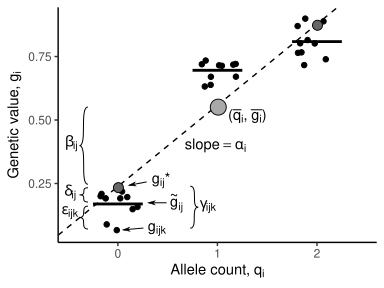

The R source for this figure:
rm(list = ls())

library(tidyverse)

gmeans <- c(0.2, 0.7, 0.8)
n <- 10
q <- rep(0:2, each = n)
g <- reduce(map(gmeans, ~ rnorm(10, .x, 0.05)), c)
df <- tibble(q = q, g = g, q2 = q + 1)
df_means <- df %>% group_by(q) %>% summarize(g = mean(g))
df_means <- df_means %>% mutate(q2 = q + 1)
df_means <- df_means %>% mutate(xmin = q2 - 0.25, xmax = q2 + 0.25)
df_mean2 <- tibble(q = mean(q), g = mean(g), q2 = q + 1)

mod <- lm(g ~ q2, data = df)
intpt <- mod$coefficients[1]
alpha <- mod$coefficients[2]

df_means$pred <- intpt + alpha * (0:2 + 1)

labels <- c(
  "bar(q)[i]", "bar(g)[i]", "g[ij]^'*'", "tilde(g)[ij]", "g[ijk]", "alpha",
  "beta[ij]", "delta[ij]", "epsilon[ijk]"
)
label <- "a[i]"

p <- ggplot(df, aes(x = factor(q), y = g)) +
  geom_jitter(width = 0.2) +
  geom_abline(slope = alpha, intercept = intpt, linetype = 2) +
  geom_point(data = df_means, mapping = aes(x = q2, y = pred), fill = "gray40", size = 3, shape = 21) +
  geom_point(
    data = df_mean2, mapping = aes(x = q2, y = g),
    size = 5, shape = 21, fill = "darkgrey"
  ) +
  geom_segment(
    data = df_means,
    mapping = aes(x = xmin, xend = xmax, y = g, yend = g), size = 1
  ) +
  annotate("text", x = 2.2, y = 0.5, label = "'('*bar(q)[i]*','~bar(g[i])*')'", parse = TRUE) +
  annotate("text", x = 0.65, y = 0.4, label = "beta[ij]", parse = TRUE) +
  annotate("text", x = 0.65, y = 0.23, label = "delta[ij]", parse = TRUE) +
  annotate("text", x = 0.65, y = 0.06, label = "epsilon[ijk]", parse = TRUE) +
  annotate("text", x = 0.49, y = 0.18, label = "gamma[ijk]", parse = TRUE) +
  annotate("text", x = 1.3, y = min(g), label = "g[ijk]", parse = TRUE, hjust = 0) +
  annotate("text", x = 1.3, y = min(df_means$g), label = "tilde(g)[ij]", parse = TRUE, hjust = 0) +
  annotate("text", x = 1.3, y = min(df_means$pred), label = "g[ij]*'*'", parse = TRUE, hjust = 0) +
  annotate("text", x = 1.8, y = 0.4, label = "'slope'==alpha[i]", parse = TRUE) +
  theme_classic() +
  xlab(parse(text = "'Allele count,'~q[i]")) +
  ylab(parse(text = "'Genetic value,'~g[i]"))
p

ggsave("variance-decomp.pdf", p, width = 4, height = 3)
